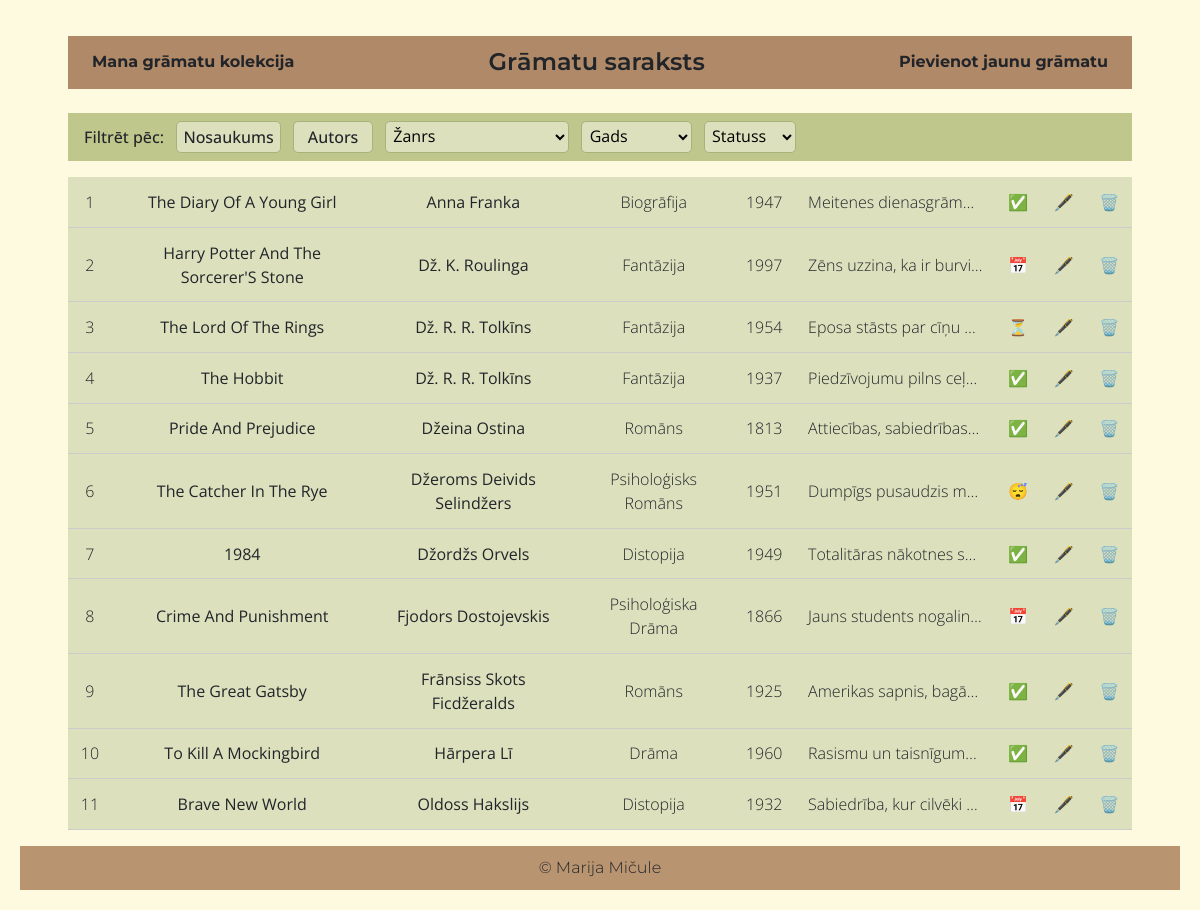
The page /saraksts?sort=autors&order=asc on the database its author committed.
### tables this page shows
CREATE TABLE gramatas (
    id INTEGER PRIMARY KEY AUTOINCREMENT,
    nosaukums TEXT NOT NULL,
    gads TEXT NOT NULL,
    autors TEXT NOT NULL,
    zanrs TEXT NOT NULL,
    isuma TEXT NOT NULL,
    statuss TEXT
);

### app.py (the view)
@app.route("/saraksts")
def saraksts():
    sort_by = request.args.get("sort", default="id")
    order = request.args.get("order", default="asc")
    zanrs = request.args.get("zanrs")
    gads_range = request.args.get("gads")
    statuss = request.args.get("statuss")
    query = "SELECT * FROM gramatas WHERE 1=1"
    params = []
    if zanrs:
        query += " AND zanrs = ?"
        params.append(zanrs)
    if gads_range:
        start = int(gads_range)
        end = start + 4
        query += " AND gads BETWEEN ? AND ?"
        params += [str(start), str(end)]
    if statuss:
        query += " AND statuss = ?"
        params.append(statuss)
    valid_sorts = ["nosaukums", "autors", "zanrs", "gads", "statuss"]
    if sort_by not in valid_sorts:
        sort_by = "id"
    if order not in ["asc", "desc"]:  #pā un pret numerāciju/alfabetu
        order = "asc"
    query += f" ORDER BY {sort_by} {order}"
    conn = sqlite3.connect(DB_PATH)
    conn.row_factory = sqlite3.Row  #piekļuve pie kolonnas nosaukuma
    cur = conn.cursor()
    cur.execute(query, params)  #vaicajums ar nosacijumiem
    gramatas = cur.fetchall()  #iegūst grāmatas
    cur.execute("SELECT DISTINCT zanrs FROM gramatas")
    visi_zanri = [row[0] for row in cur.fetchall()]
    cur.execute("SELECT DISTINCT gads FROM gramatas ORDER BY gads ASC")
    gadi = sorted(set(int(r[0]) for r in cur.fetchall() if r[0].isdigit()))
    grupeti_gadi = sorted(set(gadi[i] - gadi[i] % 5 for i in range(len(gadi))))
    conn.close()
    return render_template("lpp2saraksts.html",
                           gramatas=gramatas,
                           visi_zanri=visi_zanri,
                           grupeti_gadi=grupeti_gadi,
                           active_filters={
                               "sort": sort_by,
                               "order": order,
                               "zanrs": zanrs,
                               "gads": gads_range,
                               "statuss": statuss
                           })

### templates/lpp2saraksts.html (shortened to what this page needs)
{% extends "layout.html" %}
{% block body %}
<div class="form-wrapper">
  <div class="top-bar">
    <a href="{{ url_for('sakums') }}" class="montserrat-h">Mana grāmatu kolekcija</a>
    <h1 class="montserrat-H">Grāmatu saraksts</h1>
    <a href="{{ url_for('pievienot') }}" class="montserrat-h">Pievienot jaunu grāmatu</a>
  </div>
  <div class="filter-bar">
    <span class="open-sans-S">Filtrēt pēc:</span>
    <span class="filter-link">
      <a href="{{ url_for('saraksts', sort='nosaukums', order='desc' if active_filters.sort == 'nosaukums' and active_filters.order == 'asc' else 'asc') }}" class="open-sans-S">
        Nosaukums
      </a>
    </span>
    <span class="filter-link">
      <a href="{{ url_for('saraksts', sort='autors', order='desc' if active_filters.sort == 'autors' and active_filters.order == 'asc' else 'asc') }}" class="open-sans-S">
        Autors
      </a>
    </span>
    <form method="get" style="display:inline;">
      <select name="zanrs" onchange="this.form.submit()">
        <option value="">Žanrs</option>
      </select>
    </form>
    <form method="get" style="display:inline;">
      <select name="gads" onchange="this.form.submit()">
        <option value="">Gads</option>
      </select>
    </form>
    <form method="get" style="display:inline;">
      <select name="statuss" onchange="this.form.submit()">
        <option value="">Statuss</option>
      </select>
    </form>
  </div>
  <table class="book-table">
    <tbody>
      {% for gr in gramatas %}
      <tr class="open-sans-P">
        <td>{{ loop.index }}</td>
        <td class="open-sans-B">{{ gr.nosaukums }}</td>
        <td class="open-sans-B">{{ gr.autors }}</td>
        <td>{{ gr.zanrs }}</td>
        <td>{{ gr.gads }}</td>
        <td class="truncate" title="{{ gr.isuma }}">{{ gr.isuma }}</td>
        <td>
          {% if gr.statuss == 'Izlasīts' %}
            ✅
          {% elif gr.statuss == 'Lasu' %}
            ⏳
          {% elif gr.statuss == 'Pamests' %}
            😴
          {% elif gr.statuss == 'Plānā' %}
            📅
          {% endif %}
        </td>
        <td><a href="{{ url_for('rediget', id=gr.id) }}">🖋️</a></td>
        <td><a href="{{ url_for('dzest', id=gr.id) }}" onclick="return confirm('Vai tiešām dzēst šo grāmatu?')">🗑️</a></td>
      </tr>
      {% endfor %}
    </tbody>
  </table>
</div>
{% endblock %}

### static/style.css (style rules this page uses)
:root { --main-bg-color: #fefae0; --header-footer-color: #b99470; --block-bg-color: #a6b37d; --button-bg-color: #c0c78c; --label-bg: #c9cba3; --text-color: #333333; --filter-bg: #dce0bd; --accent: #b08968; }
body { background-color: var(--main-bg-color); margin: 0; padding: 20px; font-family: "Open Sans", sans-serif; display: flex; flex-direction: column; min-height: 100vh; }
a { text-decoration: none; color: inherit; }
.montserrat-H { font-family: "Montserrat", sans-serif; font-weight: 600; }
.montserrat-h { font-family: "Montserrat", sans-serif; font-weight: 300; }
.open-sans-P { font-family: "Open Sans", sans-serif; font-weight: 300; }
.open-sans-S { font-family: "Open Sans", sans-serif; font-weight: 500; }
.open-sans-B { font-family: "Open Sans", sans-serif; font-weight: 400; }
.form-wrapper { background-color: var(--main-bg-color); padding: 2vh 4vw; flex-grow: 1; }
.top-bar { display: flex; justify-content: space-between; align-items: center; background-color: var(--accent); padding: 1.5vh 2vw; margin-bottom: 3vh; }
.top-bar h1 { margin: 0; font-size: 2vw; text-align: center; flex: 1; }
.top-bar a { font-weight: bold; white-space: nowrap; }
form { display: flex; flex-direction: column; gap: 2vh; }
.filter-bar { display: flex; flex-wrap: wrap; gap: 1vw; background-color: var(--button-bg-color); padding: 0.5em 1em; margin-bottom: 1em; align-items: center; font-weight: bold; }
.filter-bar select { padding: 0.2em; border-radius: 5px; border: 1px solid var(--block-bg-color); background-color: var(--filter-bg); }
.filter-link a { display: inline-block; padding: 0.2em 0.4em; border: 1px solid var(--block-bg-color); background-color: var(--filter-bg); border-radius: 5px; min-width: 80px; text-align: center; }
.book-table { width: 100%; border-collapse: collapse; }
.book-table td { padding: 0.8em; border-bottom: 1px solid #ccc; background-color: var(--filter-bg); text-align: center; }
.truncate { max-width: 200px; overflow: hidden; text-overflow: ellipsis; white-space: nowrap; }

### rows shown on the page
gramatas: nosaukums "The Diary Of A Young Girl", autors "Anna Franka", zanrs "Biogrāfija", gads "1947", isuma "Meitenes dienasgrām…"
gramatas: nosaukums "Harry Potter And The Sorcerer'S Stone", autors "Dž. K. Roulinga", zanrs "Fantāzija", gads "1997", isuma "Zēns uzzina, ka ir burvi…"
gramatas: nosaukums "The Lord Of The Rings", autors "Dž. R. R. Tolkīns", zanrs "Fantāzija", gads "1954", isuma "Eposa stāsts par cīņu…"
gramatas: nosaukums "The Hobbit", autors "Dž. R. R. Tolkīns", zanrs "Fantāzija", gads "1937", isuma "Piedzīvojumu pilns ceļ…"
gramatas: nosaukums "Pride And Prejudice", autors "Džeina Ostina", zanrs "Romāns", gads "1813", isuma "Attiecības, sabiedrības…"
gramatas: nosaukums "The Catcher In The Rye", autors "Džeroms Deivids Selindžers", zanrs "Psiholoģisks Romāns", gads "1951", isuma "Dumpīgs pusaudzis m…"
gramatas: nosaukums "1984", autors "Džordžs Orvels", zanrs "Distopija", gads "1949", isuma "Totalitāras nākotnes s…"
gramatas: nosaukums "Crime And Punishment", autors "Fjodors Dostojevskis", zanrs "Psiholoģiska Drāma", gads "1866", isuma "Jauns students nogalin…"
gramatas: nosaukums "The Great Gatsby", autors "Frānsiss Skots Ficdžeralds", zanrs "Romāns", gads "1925", isuma "Amerikas sapnis, bagā…"
gramatas: nosaukums "To Kill A Mockingbird", autors "Hārpera Lī", zanrs "Drāma", gads "1960", isuma "Rasismu un taisnīgum…"
gramatas: nosaukums "Brave New World", autors "Oldoss Hakslijs", zanrs "Distopija", gads "1932", isuma "Sabiedrība, kur cilvēki…"
